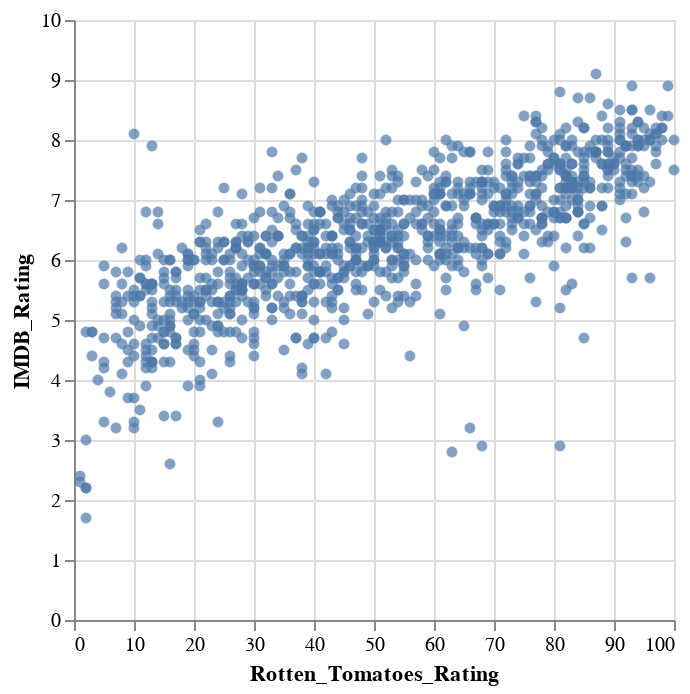

Notebook cell for this chart:
### Markdown cell above
### Slider

In addition to dropdowns and add radio buttons we can add sliders, and checkboxes,
but there are no multiselection dropdown or range sliders.
For multiple selections, we can instead use `selection_multi` on other plots or legends,
and for range sliders, we can use the `selection_interval` on another plot.

Let's explore the slider.

### Code cell
slider = alt.binding_range(name='Tomatometer ')
select_rating = alt.selection_point(
    fields=['Rotten_Tomatoes_Rating'],
    bind=slider
)

alt.Chart(movies).mark_circle().encode(
    x='Rotten_Tomatoes_Rating',
    y='IMDB_Rating',
    tooltip='Title',
    opacity=alt.condition(select_rating, alt.value(0.7), alt.value(0.1))
).add_params(
    select_rating
)

### Figure 1 — Vega specification as saved in the notebook (floating-point values rounded to 4 significant figures; data arrays with more than 128 entries replaced by an {"elided": "..."} marker saying what was removed)
{"$schema": "https://vega.github.io/schema/vega/v5.json", "data": [{"name": "param_5_store"}, {"name": "source_0", "values": {"elided": "978 records"}}, {"name": "source_0_x_domain_Rotten_Tomatoes_Rating", "values": [{"min": 1.0, "max": 100.0}]}, {"name": "source_0_y_domain_IMDB_Rating", "values": [{"min": 1.7, "max": 9.1}]}], "signals": [{"name": "unit", "value": {}, "on": [{"events": "pointermove", "update": "isTuple(group()) ? group() : unit"}]}, {"name": "param_5_Rotten_Tomatoes_Rating", "value": null, "bind": {"input": "range", "name": "Tomatometer "}}, {"name": "param_5", "update": "vlSelectionResolve(\"param_5_store\", \"union\", true, true)"}, {"name": "param_5_tuple", "update": "param_5_Rotten_Tomatoes_Rating !== null ? {fields: param_5_tuple_fields, values: [param_5_Rotten_Tomatoes_Rating]} : null"}, {"name": "param_5_tuple_fields", "value": [{"type": "E", "field": "Rotten_Tomatoes_Rating"}]}, {"name": "param_5_modify", "on": [{"events": {"signal": "param_5_tuple"}, "update": "modify(\"param_5_store\", param_5_tuple, true)"}]}], "marks": [{"type": "symbol", "name": "marks", "from": {"data": "source_0"}, "encode": {"update": {"tooltip": {"signal": "isValid(datum[\"Title\"]) ? datum[\"Title\"] : \"\"+datum[\"Title\"]"}, "opacity": [{"value": 0.7, "test": "!length(data(\"param_5_store\")) || vlSelectionTest(\"param_5_store\", datum)"}, {"value": 0.1}], "shape": {"value": "circle"}, "y": {"field": "IMDB_Rating", "scale": "y"}, "x": {"field": "Rotten_Tomatoes_Rating", "scale": "x"}, "fill": {"value": "#4c78a8"}}}, "interactive": true, "style": ["circle"]}], "scales": [{"name": "x", "type": "linear", "domain": [{"signal": "(data(\"source_0_x_domain_Rotten_Tomatoes_Rating\")[0] || {}).min"}, {"signal": "(data(\"source_0_x_domain_Rotten_Tomatoes_Rating\")[0] || {}).max"}], "range": [0, {"signal": "width"}], "zero": true, "nice": true}, {"name": "y", "type": "linear", "domain": [{"signal": "(data(\"source_0_y_domain_IMDB_Rating\")[0] || {}).min"}, {"signal": "(data(\"source_0_y_domain_IMDB_Rating\")[0] || {}).max"}], "range": [{"signal": "height"}, 0], "zero": true, "nice": true}], "axes": [{"scale": "x", "ticks": false, "tickCount": {"signal": "ceil(width/40)"}, "zindex": 0, "grid": true, "orient": "bottom", "labels": false, "minExtent": 0, "maxExtent": 0, "gridScale": "y", "aria": false, "domain": false}, {"scale": "y", "orient": "left", "grid": true, "zindex": 0, "aria": false, "ticks": false, "maxExtent": 0, "tickCount": {"signal": "ceil(height/40)"}, "domain": false, "minExtent": 0, "gridScale": "x", "labels": false}, {"scale": "x", "grid": false, "orient": "bottom", "title": "Rotten_Tomatoes_Rating", "tickCount": {"signal": "ceil(width/40)"}, "labelOverlap": true, "zindex": 0, "labelFlush": true}, {"scale": "y", "labelOverlap": true, "tickCount": {"signal": "ceil(height/40)"}, "orient": "left", "grid": false, "title": "IMDB_Rating", "zindex": 0}], "width": 300, "height": 300, "style": "cell", "background": "white", "padding": 5}
